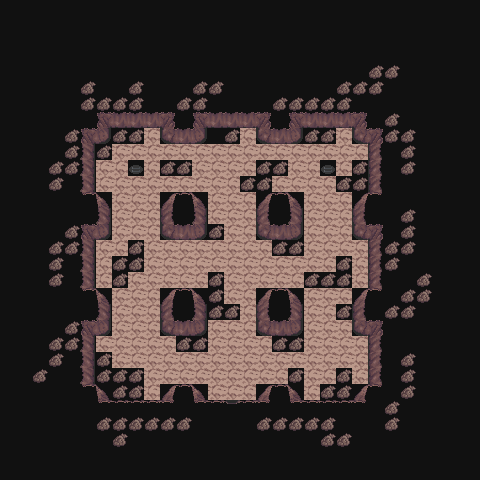

This game map was drawn from its Tiled (.tmx) file and the tilesets committed beside it. A one-line description and the trimmed map source follow:
An orthogonal 30x30 tile map with 16x16 px tiles, 10 tile layers (other, Dirt, Grass, LedgesRight, ...), 1 hidden layer not drawn, 6 tilesets and 7 objects (3x door, 3x bot, bot spawn).

<map version="1.0" orientation="orthogonal" width="30" height="30" tilewidth="16" tileheight="16">
 <properties>
  <property name="dayMonster" value="" />
  <property name="nightMonster" value="" />
  <property name="type" value="" />
  <property name="waterMonster" value="" />
  <property name="wildProbability" value="" />
 </properties>
 <tileset firstgid="1" source="../../../tileset/terra.tsx" />
 <tileset firstgid="1025" source="../../../tileset/wood.tsx" />
 <tileset firstgid="2049" source="../../../tileset/rename.tsx" />
 <tileset firstgid="3073" source="../../../tileset/building-small.tsx" />
 <tileset firstgid="4097" source="../../../tileset/animation.tsx" />
 <tileset firstgid="5121" source="../../../tileset/invisible.tsx" />
 <layer name="Walkable" width="30" height="30" visible="0">
  <data>[900 cells, 900 non-empty, 1 distinct tile ids]</data>
 </layer>
 <layer name="other" width="30" height="30">
  <data>[900 cells, 2 non-empty, 1 distinct tile ids]</data>
 </layer>
 <layer name="Dirt" width="30" height="30">
  <data>[900 cells, 0 non-empty, 0 distinct tile ids]</data>
 </layer>
 <layer name="Grass" width="30" height="30">
  <data>[900 cells, 177 non-empty, 1 distinct tile ids]</data>
 </layer>
 <layer name="LedgesRight" width="30" height="30">
  <data>[900 cells, 0 non-empty, 0 distinct tile ids]</data>
 </layer>
 <layer name="LedgesLeft" width="30" height="30">
  <data>[900 cells, 0 non-empty, 0 distinct tile ids]</data>
 </layer>
 <layer name="LedgesBottom" width="30" height="30">
  <data>[900 cells, 0 non-empty, 0 distinct tile ids]</data>
 </layer>
 <layer name="Water" width="30" height="30">
  <data>[900 cells, 0 non-empty, 0 distinct tile ids]</data>
 </layer>
 <layer name="other" width="30" height="30">
  <data>[900 cells, 0 non-empty, 0 distinct tile ids]</data>
 </layer>
 <layer name="Collisions" width="30" height="30">
  <data>[900 cells, 234 non-empty, 14 distinct tile ids]</data>
 </layer>
 <layer name="WalkBehind" width="30" height="30">
  <data>[900 cells, 900 non-empty, 1 distinct tile ids]</data>
 </layer>
 <objectgroup name="Moving" width="30" height="30">
  <object name="door" type="door" gid="5123" x="224" y="416">
   <properties>
    <property name="map" value="3.14a" />
    <property name="x" value="7" />
    <property name="y" value="21" />
   </properties>
  </object>
  <object name="bot spawn" type="bot spawn" gid="5122" x="224" y="400" />
  <object name="door" type="door" gid="5123" x="320" y="176">
   <properties>
    <property name="map" value="3.14d" />
    <property name="x" value="7" />
    <property name="y" value="21" />
   </properties>
  </object>
  <object name="door" type="door" gid="5123" x="128" y="176">
   <properties>
    <property name="map" value="3.14c" />
    <property name="x" value="8" />
    <property name="y" value="10" />
   </properties>
  </object>
 </objectgroup>
 <objectgroup name="Object" width="30" height="30">
  <object name="bot" type="bot" gid="5123" x="240" y="240">
   <properties>
    <property name="file" value="../../bots-fights.xml" />
    <property name="id" value="7092" />
    <property name="lookAt" value="bottom" />
    <property name="skin" value="miner" />
   </properties>
  </object>
  <object name="bot" type="bot" gid="5123" x="112" y="320">
   <properties>
    <property name="file" value="../../bots-fights.xml" />
    <property name="id" value="7093" />
    <property name="lookAt" value="right" />
    <property name="skin" value="terranite" />
   </properties>
  </object>
  <object name="bot" type="bot" gid="5123" x="208" y="144">
   <properties>
    <property name="file" value="../../bots-fights.xml" />
    <property name="id" value="7094" />
    <property name="lookAt" value="bottom" />
    <property name="skin" value="miner" />
   </properties>
  </object>
 </objectgroup>
</map>
